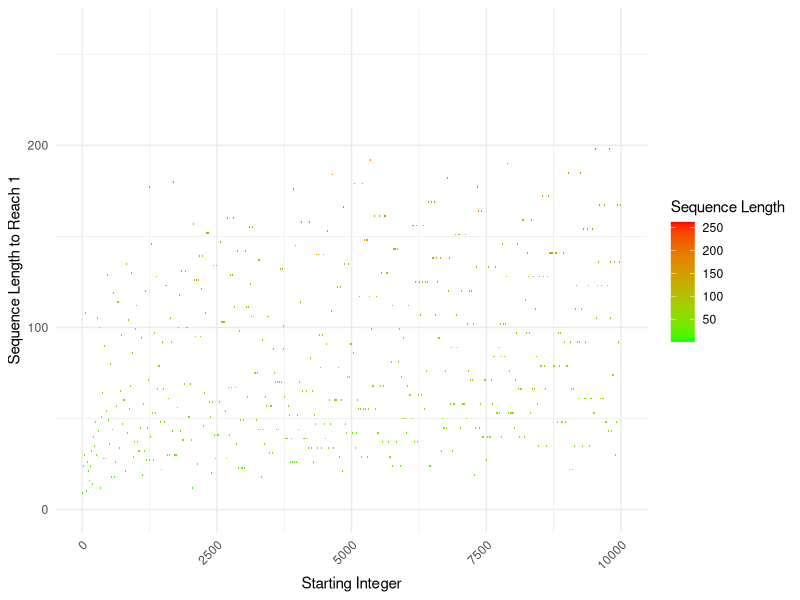

Source code (R):
## Sequence Length Heatmap

library(tidyverse)

# Function to generate Collatz sequences
gen_collatz <- function(n) {
  sequence <- numeric(0)
  while (n != 1) {
    sequence <- c(sequence, n)
    if (n %% 2 == 0) {
      n <- n / 2
    } else {
      n <- 3 * n + 1
    }
  }
  return(c(sequence, 1))
}

# Create a dataframe with starting integers and sequence lengths
start_integers <- 1:10000
sequence_lengths <- sapply(start_integers, function(x) length(gen_collatz(x)))
df <- data.frame(Starting_Integer = start_integers, Sequence_Length = sequence_lengths)

# Create the heatmap
ggplot(df, aes(x = Starting_Integer, y = Sequence_Length, fill = Sequence_Length)) +
  geom_tile() +
  scale_fill_gradient(low = "green", high = "red") +
  labs(x = "Starting Integer", y = "Sequence Length to Reach 1", fill = "Sequence Length") +
  theme_minimal() +
  theme(axis.text.x = element_text(angle = 45, hjust = 1))
